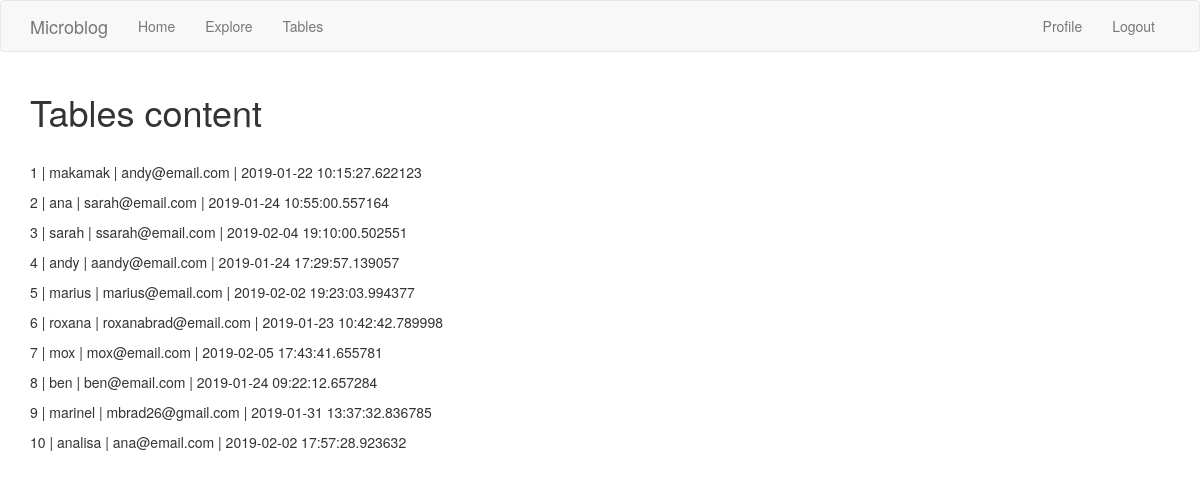
The app's page /tables (signed in), older data.
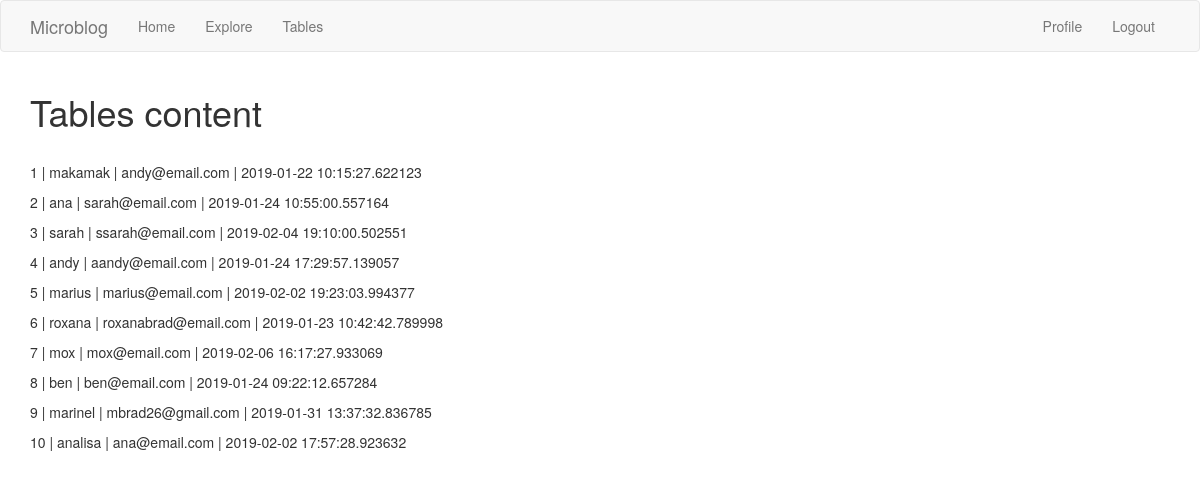
The same page, newer data.
### app/models.py (models this page shows, shortened)
class User(UserMixin, db.Model):
    id = db.Column(db.Integer, primary_key=True)
    username = db.Column(db.String(60), index=True, unique=True)
    email = db.Column(db.String(120), index=True, unique=True)
    password_hash = db.Column(db.String(128))
    about_me = db.Column(db.String(140))
    last_seen = db.Column(db.DateTime, default=datetime.utcnow)
    posts = db.relationship('Post', backref='author', lazy='dynamic')
    followed = db.relationship('User', secondary=followers,
                               primaryjoin=(followers.c.follower_id == id),
                               secondaryjoin=(followers.c.followed_id == id),
                               backref=db.backref('followers', lazy='dynamic'),
                               lazy='dynamic')

### app/routes.py (the view)
@app.route('/tables')
@login_required
def tables():
    user = User.query.all()
    post = Post.query.all()
    return render_template('tables.html', title='DataBase Content', user=user, post=post)

### app/models.py (called while the page is built)
@login.user_loader
def load_user(id):
    return User.query.get(int(id))

    @classmethod
    def before_commit(cls, session):
        session._changes = {
            'add': list(session.new),
            'update': list(session.dirty),
            'delete': list(session.deleted)
        }

    @classmethod
    def after_commit(cls, session):
        for obj in session._changes['add']:
            if isinstance(obj, SearchableMixin):
                add_to_index(obj.__tablename__.obj)
        for obj in session._changes['update']:
            if isinstance(obj, SearchableMixin):
                add_to_index(obj.__tablename__, obj)
        for obj in session._changes['delete']:
            if isinstance(obj, SearchableMixin):
                remove_from_index(obj.__tablename__, obj)
        session._changes = None

### app/routes.py (called while the page is built)
@app.before_request
def before_request():
    if current_user.is_authenticated:
        current_user.last_seen = datetime.utcnow()
        db.session.commit()
    g.locale = str(get_locale())

### app/templates/tables.html
{% extends "base.html" %}
{% block app_content %}
    <h1>Tables content</h1>
    <br>
    {% for u in user %}
        <p> {{ u.id }}  | {{ u.username }} | {{ u.email }} | {{ u.last_seen }}</p>
    {% endfor %}
{% endblock %}

Row changes from the older to the newer data that the page shows:
changed User "mox": last_seen "2019-02-05 17:43:41.655781" → "2019-02-06 16:17:27.933069"
